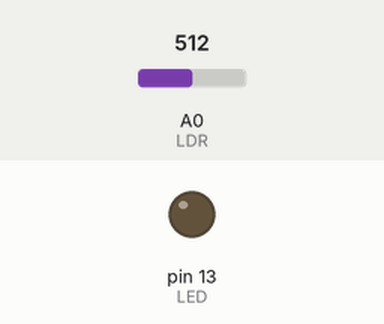
Recording of a sketch running on a simulated Arduino Uno, built with avr-gcc and run on an emulated ATmega328P. Parts: output pins drawn as LEDs (lit = HIGH). Dashed ring = blinking. The inputs (shaded band) are chosen by the test bench; at power-on: A0 (LDR) = 512.

Above: at 1.2 s.
1.3 s: A0 (LDR) set to 215
2.8 s: A0 (LDR) set to 187
At 3.01 s:
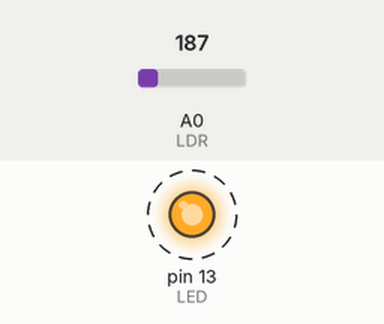
5.8 s: A0 (LDR) set to 306
At 5.8 s:
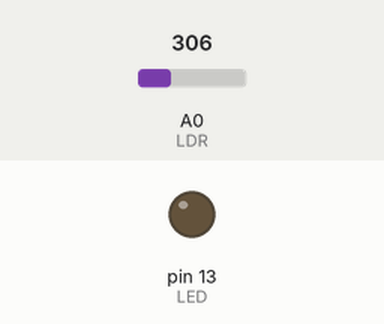
7.3 s: A0 (LDR) set to 122
At 7.51 s:
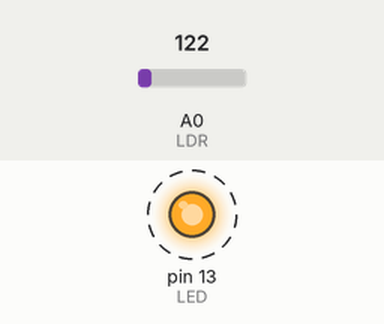
Timing chart, 0 to 11.3 s (numbered marks = the images above; inputs shaded):
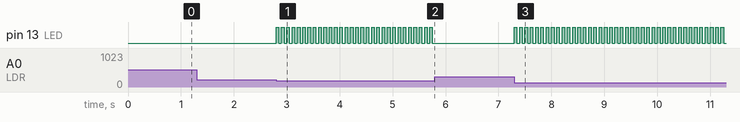

The sketch:

LDR-fotores2.ino
```cpp
const int LED = 13;
const int LDR = A0;
const int valor = 200;

void setup() {
  pinMode(LED, OUTPUT);
  pinMode(LDR, INPUT);
}

void loop() {
  int input = analogRead(LDR);
  if(input < valor){
    digitalWrite(LED, HIGH);
    delay(50);
    digitalWrite(LED, LOW);
    delay(50);
  } else {
    digitalWrite(LED, LOW);
  }
}
```

Measured:
- the behaviour switches between 200 and 199 on A0 (LDR) (found by bisection; images 0 and 1)
- after the input at 1.3 s, every drawn part: stays the same
- after the input at 2.8 s, pin 13 (LED): alternates HIGH for 0.05 s and LOW for 0.05 s, starting at once
- after the input at 5.8 s, pin 13 (LED): stops changing and stays LOW
- after the input at 7.3 s, pin 13 (LED): alternates HIGH for 0.05 s and LOW for 0.05 s, starting at once
